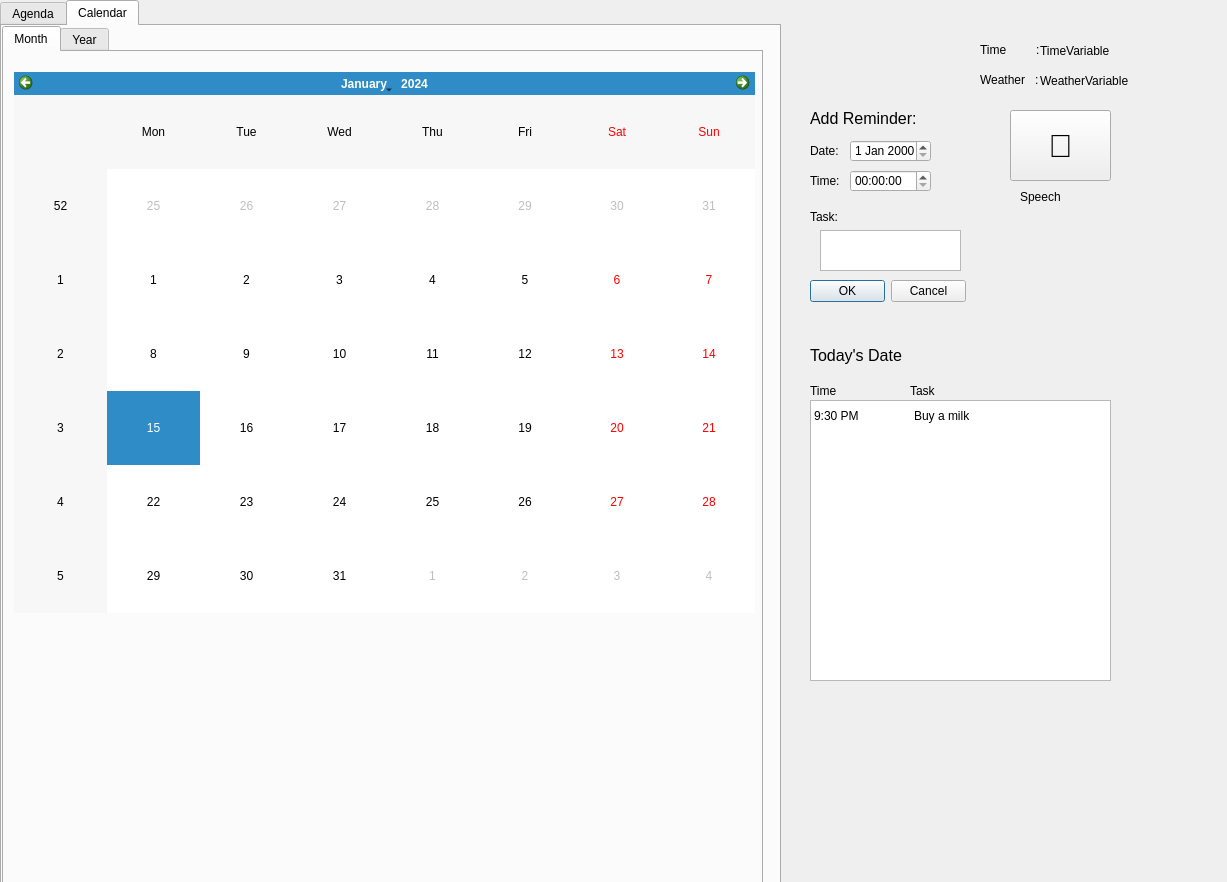
<?xml version="1.0" encoding="UTF-8"?>
<ui version="4.0">
 <class>Form</class>
 <widget class="QWidget" name="Form">
  <property name="geometry">
   <rect>
    <x>0</x>
    <y>0</y>
    <width>1227</width>
    <height>882</height>
   </rect>
  </property>
  <property name="windowTitle">
   <string>Form</string>
  </property>
  <widget class="QTabWidget" name="tabWidget">
   <property name="geometry">
    <rect>
     <x>0</x>
     <y>0</y>
     <width>781</width>
     <height>901</height>
    </rect>
   </property>
   <property name="currentIndex">
    <number>1</number>
   </property>
   <widget class="QWidget" name="tab_2">
    <attribute name="title">
     <string>Agenda</string>
    </attribute>
    <widget class="QTabWidget" name="tabWidget_3">
     <property name="geometry">
      <rect>
       <x>0</x>
       <y>0</y>
       <width>691</width>
       <height>791</height>
      </rect>
     </property>
     <property name="currentIndex">
      <number>0</number>
     </property>
     <widget class="QWidget" name="tab_5">
      <attribute name="title">
       <string>Today</string>
      </attribute>
      <widget class="QLabel" name="label_10">
       <property name="geometry">
        <rect>
         <x>10</x>
         <y>0</y>
         <width>41</width>
         <height>21</height>
        </rect>
       </property>
       <property name="text">
        <string>Time</string>
       </property>
      </widget>
      <widget class="QLabel" name="label_11">
       <property name="geometry">
        <rect>
         <x>110</x>
         <y>0</y>
         <width>41</width>
         <height>21</height>
        </rect>
       </property>
       <property name="text">
        <string>Task</string>
       </property>
      </widget>
      <widget class="QTableWidget" name="tableWidget">
       <property name="geometry">
        <rect>
         <x>10</x>
         <y>20</y>
         <width>671</width>
         <height>741</height>
        </rect>
       </property>
       <property name="showGrid">
        <bool>false</bool>
       </property>
       <attribute name="horizontalHeaderVisible">
        <bool>false</bool>
       </attribute>
       <attribute name="horizontalHeaderHighlightSections">
        <bool>false</bool>
       </attribute>
       <attribute name="verticalHeaderVisible">
        <bool>false</bool>
       </attribute>
       <attribute name="verticalHeaderHighlightSections">
        <bool>false</bool>
       </attribute>
       <row>
        <property name="text">
         <string>Task 1</string>
        </property>
       </row>
       <column>
        <property name="text">
         <string>Time</string>
        </property>
       </column>
       <column>
        <property name="text">
         <string>Task</string>
        </property>
       </column>
       <item row="0" column="0">
        <property name="text">
         <string>9:30 PM</string>
        </property>
       </item>
       <item row="0" column="1">
        <property name="text">
         <string>Buy a milk</string>
        </property>
       </item>
      </widget>
     </widget>
     <widget class="QWidget" name="tab_6">
      <attribute name="title">
       <string>This Week</string>
      </attribute>
      <widget class="QLabel" name="label_12">
       <property name="geometry">
        <rect>
         <x>10</x>
         <y>0</y>
         <width>41</width>
         <height>21</height>
        </rect>
       </property>
       <property name="text">
        <string>Date</string>
       </property>
      </widget>
      <widget class="QLabel" name="label_13">
       <property name="geometry">
        <rect>
         <x>110</x>
         <y>0</y>
         <width>41</width>
         <height>21</height>
        </rect>
       </property>
       <property name="text">
        <string>Task</string>
       </property>
      </widget>
      <widget class="QTableWidget" name="tableWidget_3">
       <property name="geometry">
        <rect>
         <x>10</x>
         <y>20</y>
         <width>671</width>
         <height>741</height>
        </rect>
       </property>
       <property name="showGrid">
        <bool>false</bool>
       </property>
       <attribute name="horizontalHeaderVisible">
        <bool>false</bool>
       </attribute>
       <attribute name="horizontalHeaderHighlightSections">
        <bool>false</bool>
       </attribute>
       <attribute name="verticalHeaderVisible">
        <bool>false</bool>
       </attribute>
       <attribute name="verticalHeaderHighlightSections">
        <bool>false</bool>
       </attribute>
       <row>
        <property name="text">
         <string>Task 1</string>
        </property>
       </row>
       <column>
        <property name="text">
         <string>Date</string>
        </property>
       </column>
       <column>
        <property name="text">
         <string>Task</string>
        </property>
       </column>
       <item row="0" column="0">
        <property name="text">
         <string>11/11/2022</string>
        </property>
       </item>
       <item row="0" column="1">
        <property name="text">
         <string>Buy a milk</string>
        </property>
       </item>
      </widget>
     </widget>
     <widget class="QWidget" name="tab_7">
      <attribute name="title">
       <string>This Month</string>
      </attribute>
      <widget class="QLabel" name="label_14">
       <property name="geometry">
        <rect>
         <x>110</x>
         <y>0</y>
         <width>41</width>
         <height>21</height>
        </rect>
       </property>
       <property name="text">
        <string>Task</string>
       </property>
      </widget>
      <widget class="QLabel" name="label_15">
       <property name="geometry">
        <rect>
         <x>10</x>
         <y>0</y>
         <width>41</width>
         <height>21</height>
        </rect>
       </property>
       <property name="text">
        <string>Date</string>
       </property>
      </widget>
      <widget class="QTableWidget" name="tableWidget_6">
       <property name="geometry">
        <rect>
         <x>10</x>
         <y>20</y>
         <width>671</width>
         <height>741</height>
        </rect>
       </property>
       <property name="showGrid">
        <bool>false</bool>
       </property>
       <attribute name="horizontalHeaderVisible">
        <bool>false</bool>
       </attribute>
       <attribute name="horizontalHeaderHighlightSections">
        <bool>false</bool>
       </attribute>
       <attribute name="verticalHeaderVisible">
        <bool>false</bool>
       </attribute>
       <attribute name="verticalHeaderHighlightSections">
        <bool>false</bool>
       </attribute>
       <row>
        <property name="text">
         <string>Task 1</string>
        </property>
       </row>
       <column>
        <property name="text">
         <string>Date</string>
        </property>
       </column>
       <column>
        <property name="text">
         <string>Task</string>
        </property>
       </column>
       <item row="0" column="0">
        <property name="text">
         <string>11/11/2022</string>
        </property>
       </item>
       <item row="0" column="1">
        <property name="text">
         <string>Buy a milk</string>
        </property>
       </item>
      </widget>
     </widget>
     <widget class="QWidget" name="tab_8">
      <attribute name="title">
       <string>This Year</string>
      </attribute>
      <widget class="QLabel" name="label_32">
       <property name="geometry">
        <rect>
         <x>10</x>
         <y>0</y>
         <width>41</width>
         <height>21</height>
        </rect>
       </property>
       <property name="text">
        <string>Date</string>
       </property>
      </widget>
      <widget class="QLabel" name="label_33">
       <property name="geometry">
        <rect>
         <x>110</x>
         <y>0</y>
         <width>41</width>
         <height>21</height>
        </rect>
       </property>
       <property name="text">
        <string>Task</string>
       </property>
      </widget>
      <widget class="QTableWidget" name="tableWidget_12">
       <property name="geometry">
        <rect>
         <x>10</x>
         <y>20</y>
         <width>671</width>
         <height>741</height>
        </rect>
       </property>
       <property name="showGrid">
        <bool>false</bool>
       </property>
       <attribute name="horizontalHeaderVisible">
        <bool>false</bool>
       </attribute>
       <attribute name="horizontalHeaderHighlightSections">
        <bool>false</bool>
       </attribute>
       <attribute name="verticalHeaderVisible">
        <bool>false</bool>
       </attribute>
       <attribute name="verticalHeaderHighlightSections">
        <bool>false</bool>
       </attribute>
       <row>
        <property name="text">
         <string>Task 1</string>
        </property>
       </row>
       <column>
        <property name="text">
         <string>Date</string>
        </property>
       </column>
       <column>
        <property name="text">
         <string>Task</string>
        </property>
       </column>
       <item row="0" column="0">
        <property name="text">
         <string>11/11/2022</string>
        </property>
       </item>
       <item row="0" column="1">
        <property name="text">
         <string>Buy a milk</string>
        </property>
       </item>
      </widget>
     </widget>
    </widget>
   </widget>
   <widget class="QWidget" name="tab">
    <attribute name="title">
     <string>Calendar</string>
    </attribute>
    <widget class="QTabWidget" name="tabWidget_2">
     <property name="geometry">
      <rect>
       <x>0</x>
       <y>0</y>
       <width>761</width>
       <height>871</height>
      </rect>
     </property>
     <property name="currentIndex">
      <number>0</number>
     </property>
     <widget class="QWidget" name="tab_3">
      <attribute name="title">
       <string>Month</string>
      </attribute>
      <widget class="QCalendarWidget" name="calendarWidget_13">
       <property name="geometry">
        <rect>
         <x>10</x>
         <y>20</y>
         <width>741</width>
         <height>541</height>
        </rect>
       </property>
      </widget>
     </widget>
     <widget class="QWidget" name="tab_4">
      <attribute name="title">
       <string>Year</string>
      </attribute>
      <widget class="QCalendarWidget" name="calendarWidget">
       <property name="geometry">
        <rect>
         <x>10</x>
         <y>90</y>
         <width>231</width>
         <height>141</height>
        </rect>
       </property>
       <property name="verticalHeaderFormat">
        <enum>QCalendarWidget::NoVerticalHeader</enum>
       </property>
       <property name="navigationBarVisible">
        <bool>false</bool>
       </property>
      </widget>
      <widget class="QCalendarWidget" name="calendarWidget_2">
       <property name="geometry">
        <rect>
         <x>250</x>
         <y>90</y>
         <width>231</width>
         <height>141</height>
        </rect>
       </property>
       <property name="verticalHeaderFormat">
        <enum>QCalendarWidget::NoVerticalHeader</enum>
       </property>
       <property name="navigationBarVisible">
        <bool>false</bool>
       </property>
      </widget>
      <widget class="QCalendarWidget" name="calendarWidget_3">
       <property name="geometry">
        <rect>
         <x>490</x>
         <y>90</y>
         <width>231</width>
         <height>141</height>
        </rect>
       </property>
       <property name="verticalHeaderFormat">
        <enum>QCalendarWidget::NoVerticalHeader</enum>
       </property>
       <property name="navigationBarVisible">
        <bool>false</bool>
       </property>
      </widget>
      <widget class="QCalendarWidget" name="calendarWidget_4">
       <property name="geometry">
        <rect>
         <x>10</x>
         <y>270</y>
         <width>231</width>
         <height>141</height>
        </rect>
       </property>
       <property name="verticalHeaderFormat">
        <enum>QCalendarWidget::NoVerticalHeader</enum>
       </property>
       <property name="navigationBarVisible">
        <bool>false</bool>
       </property>
      </widget>
      <widget class="QCalendarWidget" name="calendarWidget_5">
       <property name="geometry">
        <rect>
         <x>250</x>
         <y>270</y>
         <width>231</width>
         <height>141</height>
        </rect>
       </property>
       <property name="verticalHeaderFormat">
        <enum>QCalendarWidget::NoVerticalHeader</enum>
       </property>
       <property name="navigationBarVisible">
        <bool>false</bool>
       </property>
      </widget>
      <widget class="QCalendarWidget" name="calendarWidget_6">
       <property name="geometry">
        <rect>
         <x>490</x>
         <y>270</y>
         <width>231</width>
         <height>141</height>
        </rect>
       </property>
       <property name="verticalHeaderFormat">
        <enum>QCalendarWidget::NoVerticalHeader</enum>
       </property>
       <property name="navigationBarVisible">
        <bool>false</bool>
       </property>
      </widget>
      <widget class="QCalendarWidget" name="calendarWidget_7">
       <property name="geometry">
        <rect>
         <x>10</x>
         <y>450</y>
         <width>231</width>
         <height>141</height>
        </rect>
       </property>
       <property name="verticalHeaderFormat">
        <enum>QCalendarWidget::NoVerticalHeader</enum>
       </property>
       <property name="navigationBarVisible">
        <bool>false</bool>
       </property>
      </widget>
      <widget class="QCalendarWidget" name="calendarWidget_8">
       <property name="geometry">
        <rect>
         <x>490</x>
         <y>450</y>
         <width>231</width>
         <height>141</height>
        </rect>
       </property>
       <property name="verticalHeaderFormat">
        <enum>QCalendarWidget::NoVerticalHeader</enum>
       </property>
       <property name="navigationBarVisible">
        <bool>false</bool>
       </property>
      </widget>
      <widget class="QCalendarWidget" name="calendarWidget_9">
       <property name="geometry">
        <rect>
         <x>250</x>
         <y>450</y>
         <width>231</width>
         <height>141</height>
        </rect>
       </property>
       <property name="verticalHeaderFormat">
        <enum>QCalendarWidget::NoVerticalHeader</enum>
       </property>
       <property name="navigationBarVisible">
        <bool>false</bool>
       </property>
      </widget>
      <widget class="QCalendarWidget" name="calendarWidget_10">
       <property name="geometry">
        <rect>
         <x>490</x>
         <y>630</y>
         <width>231</width>
         <height>141</height>
        </rect>
       </property>
       <property name="verticalHeaderFormat">
        <enum>QCalendarWidget::NoVerticalHeader</enum>
       </property>
       <property name="navigationBarVisible">
        <bool>false</bool>
       </property>
      </widget>
      <widget class="QCalendarWidget" name="calendarWidget_11">
       <property name="geometry">
        <rect>
         <x>250</x>
         <y>630</y>
         <width>231</width>
         <height>141</height>
        </rect>
       </property>
       <property name="verticalHeaderFormat">
        <enum>QCalendarWidget::NoVerticalHeader</enum>
       </property>
       <property name="navigationBarVisible">
        <bool>false</bool>
       </property>
      </widget>
      <widget class="QCalendarWidget" name="calendarWidget_12">
       <property name="geometry">
        <rect>
         <x>10</x>
         <y>630</y>
         <width>231</width>
         <height>141</height>
        </rect>
       </property>
       <property name="verticalHeaderFormat">
        <enum>QCalendarWidget::NoVerticalHeader</enum>
       </property>
       <property name="navigationBarVisible">
        <bool>false</bool>
       </property>
      </widget>
      <widget class="QLabel" name="label_36">
       <property name="geometry">
        <rect>
         <x>10</x>
         <y>70</y>
         <width>61</width>
         <height>16</height>
        </rect>
       </property>
       <property name="text">
        <string>January</string>
       </property>
      </widget>
      <widget class="QLabel" name="label_37">
       <property name="geometry">
        <rect>
         <x>250</x>
         <y>70</y>
         <width>61</width>
         <height>16</height>
        </rect>
       </property>
       <property name="text">
        <string>February</string>
       </property>
      </widget>
      <widget class="QLabel" name="label_38">
       <property name="geometry">
        <rect>
         <x>490</x>
         <y>70</y>
         <width>61</width>
         <height>16</height>
        </rect>
       </property>
       <property name="text">
        <string>March</string>
       </property>
      </widget>
      <widget class="QLabel" name="label_39">
       <property name="geometry">
        <rect>
         <x>10</x>
         <y>250</y>
         <width>61</width>
         <height>16</height>
        </rect>
       </property>
       <property name="text">
        <string>May</string>
       </property>
      </widget>
      <widget class="QLabel" name="label_40">
       <property name="geometry">
        <rect>
         <x>250</x>
         <y>250</y>
         <width>61</width>
         <height>16</height>
        </rect>
       </property>
       <property name="text">
        <string>May</string>
       </property>
      </widget>
      <widget class="QLabel" name="label_41">
       <property name="geometry">
        <rect>
         <x>490</x>
         <y>250</y>
         <width>61</width>
         <height>16</height>
        </rect>
       </property>
       <property name="text">
        <string>June</string>
       </property>
      </widget>
      <widget class="QLabel" name="label_42">
       <property name="geometry">
        <rect>
         <x>10</x>
         <y>430</y>
         <width>61</width>
         <height>16</height>
        </rect>
       </property>
       <property name="text">
        <string>July</string>
       </property>
      </widget>
      <widget class="QLabel" name="label_43">
       <property name="geometry">
        <rect>
         <x>250</x>
         <y>430</y>
         <width>61</width>
         <height>16</height>
        </rect>
       </property>
       <property name="text">
        <string>August</string>
       </property>
      </widget>
      <widget class="QLabel" name="label_44">
       <property name="geometry">
        <rect>
         <x>490</x>
         <y>430</y>
         <width>61</width>
         <height>16</height>
        </rect>
       </property>
       <property name="text">
        <string>September</string>
       </property>
      </widget>
      <widget class="QLabel" name="label_45">
       <property name="geometry">
        <rect>
         <x>10</x>
         <y>610</y>
         <width>61</width>
         <height>16</height>
        </rect>
       </property>
       <property name="text">
        <string>October</string>
       </property>
      </widget>
      <widget class="QLabel" name="label_46">
       <property name="geometry">
        <rect>
         <x>250</x>
         <y>610</y>
         <width>61</width>
         <height>16</height>
        </rect>
       </property>
       <property name="text">
        <string>November</string>
       </property>
      </widget>
      <widget class="QLabel" name="label_47">
       <property name="geometry">
        <rect>
         <x>490</x>
         <y>610</y>
         <width>61</width>
         <height>16</height>
        </rect>
       </property>
       <property name="text">
        <string>December</string>
       </property>
      </widget>
      <widget class="QLabel" name="label_48">
       <property name="geometry">
        <rect>
         <x>290</x>
         <y>10</y>
         <width>81</width>
         <height>51</height>
        </rect>
       </property>
       <property name="font">
        <font>
         <pointsize>22</pointsize>
        </font>
       </property>
       <property name="text">
        <string>2021</string>
       </property>
      </widget>
     </widget>
    </widget>
   </widget>
  </widget>
  <widget class="QLabel" name="label_5">
   <property name="geometry">
    <rect>
     <x>810</x>
     <y>140</y>
     <width>51</width>
     <height>21</height>
    </rect>
   </property>
   <property name="text">
    <string>Date:</string>
   </property>
  </widget>
  <widget class="QDateEdit" name="dateEdit">
   <property name="geometry">
    <rect>
     <x>850</x>
     <y>140</y>
     <width>81</width>
     <height>22</height>
    </rect>
   </property>
  </widget>
  <widget class="QLabel" name="label_9">
   <property name="geometry">
    <rect>
     <x>980</x>
     <y>70</y>
     <width>71</width>
     <height>20</height>
    </rect>
   </property>
   <property name="text">
    <string>Weather   :</string>
   </property>
  </widget>
  <widget class="QLabel" name="label_4">
   <property name="geometry">
    <rect>
     <x>810</x>
     <y>110</y>
     <width>121</width>
     <height>16</height>
    </rect>
   </property>
   <property name="font">
    <font>
     <pointsize>12</pointsize>
     <weight>50</weight>
     <bold>false</bold>
    </font>
   </property>
   <property name="text">
    <string>Add Reminder:</string>
   </property>
  </widget>
  <widget class="QTimeEdit" name="timeEdit">
   <property name="geometry">
    <rect>
     <x>850</x>
     <y>170</y>
     <width>81</width>
     <height>22</height>
    </rect>
   </property>
  </widget>
  <widget class="QPushButton" name="pushButton">
   <property name="geometry">
    <rect>
     <x>1010</x>
     <y>110</y>
     <width>101</width>
     <height>71</height>
    </rect>
   </property>
   <property name="font">
    <font>
     <pointsize>24</pointsize>
    </font>
   </property>
   <property name="text">
    <string>🎤</string>
   </property>
   <property name="iconSize">
    <size>
     <width>48</width>
     <height>48</height>
    </size>
   </property>
  </widget>
  <widget class="QLabel" name="label_8">
   <property name="geometry">
    <rect>
     <x>980</x>
     <y>40</y>
     <width>71</width>
     <height>20</height>
    </rect>
   </property>
   <property name="text">
    <string>Time         :</string>
   </property>
  </widget>
  <widget class="QLabel" name="label_7">
   <property name="geometry">
    <rect>
     <x>810</x>
     <y>210</y>
     <width>47</width>
     <height>13</height>
    </rect>
   </property>
   <property name="text">
    <string>Task:</string>
   </property>
  </widget>
  <widget class="QDialogButtonBox" name="buttonBox">
   <property name="geometry">
    <rect>
     <x>810</x>
     <y>280</y>
     <width>156</width>
     <height>23</height>
    </rect>
   </property>
   <property name="standardButtons">
    <set>QDialogButtonBox::Cancel|QDialogButtonBox::Ok</set>
   </property>
  </widget>
  <widget class="QLabel" name="label_6">
   <property name="geometry">
    <rect>
     <x>810</x>
     <y>170</y>
     <width>51</width>
     <height>21</height>
    </rect>
   </property>
   <property name="text">
    <string>Time:</string>
   </property>
  </widget>
  <widget class="QPlainTextEdit" name="plainTextEdit">
   <property name="geometry">
    <rect>
     <x>820</x>
     <y>230</y>
     <width>141</width>
     <height>41</height>
    </rect>
   </property>
  </widget>
  <widget class="QLabel" name="label">
   <property name="geometry">
    <rect>
     <x>1020</x>
     <y>190</y>
     <width>81</width>
     <height>111</height>
    </rect>
   </property>
   <property name="text">
    <string>Speech</string>
   </property>
   <property name="alignment">
    <set>Qt::AlignLeading|Qt::AlignLeft|Qt::AlignTop</set>
   </property>
  </widget>
  <widget class="QLabel" name="label_34">
   <property name="geometry">
    <rect>
     <x>910</x>
     <y>380</y>
     <width>41</width>
     <height>21</height>
    </rect>
   </property>
   <property name="text">
    <string>Task</string>
   </property>
  </widget>
  <widget class="QLabel" name="label_35">
   <property name="geometry">
    <rect>
     <x>810</x>
     <y>380</y>
     <width>41</width>
     <height>21</height>
    </rect>
   </property>
   <property name="text">
    <string>Time</string>
   </property>
  </widget>
  <widget class="QTableWidget" name="tableWidget_13">
   <property name="geometry">
    <rect>
     <x>810</x>
     <y>400</y>
     <width>301</width>
     <height>281</height>
    </rect>
   </property>
   <property name="showGrid">
    <bool>false</bool>
   </property>
   <attribute name="horizontalHeaderVisible">
    <bool>false</bool>
   </attribute>
   <attribute name="horizontalHeaderHighlightSections">
    <bool>false</bool>
   </attribute>
   <attribute name="verticalHeaderVisible">
    <bool>false</bool>
   </attribute>
   <attribute name="verticalHeaderHighlightSections">
    <bool>false</bool>
   </attribute>
   <row>
    <property name="text">
     <string>Task 1</string>
    </property>
   </row>
   <column>
    <property name="text">
     <string>Time</string>
    </property>
   </column>
   <column>
    <property name="text">
     <string>Task</string>
    </property>
   </column>
   <item row="0" column="0">
    <property name="text">
     <string>9:30 PM</string>
    </property>
   </item>
   <item row="0" column="1">
    <property name="text">
     <string>Buy a milk</string>
    </property>
   </item>
  </widget>
  <widget class="QLabel" name="label_49">
   <property name="geometry">
    <rect>
     <x>810</x>
     <y>340</y>
     <width>261</width>
     <height>31</height>
    </rect>
   </property>
   <property name="font">
    <font>
     <pointsize>12</pointsize>
    </font>
   </property>
   <property name="text">
    <string>Today's Date</string>
   </property>
  </widget>
  <widget class="QLabel" name="label_50">
   <property name="geometry">
    <rect>
     <x>1040</x>
     <y>40</y>
     <width>101</width>
     <height>21</height>
    </rect>
   </property>
   <property name="text">
    <string>TimeVariable</string>
   </property>
  </widget>
  <widget class="QLabel" name="label_51">
   <property name="geometry">
    <rect>
     <x>1040</x>
     <y>70</y>
     <width>101</width>
     <height>21</height>
    </rect>
   </property>
   <property name="text">
    <string>WeatherVariable</string>
   </property>
  </widget>
 </widget>
 <resources/>
 <connections/>
</ui>
